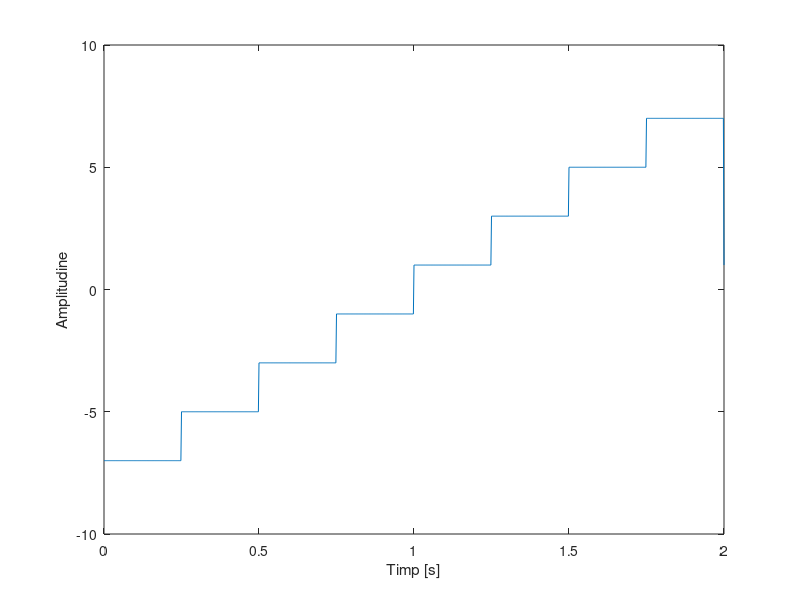
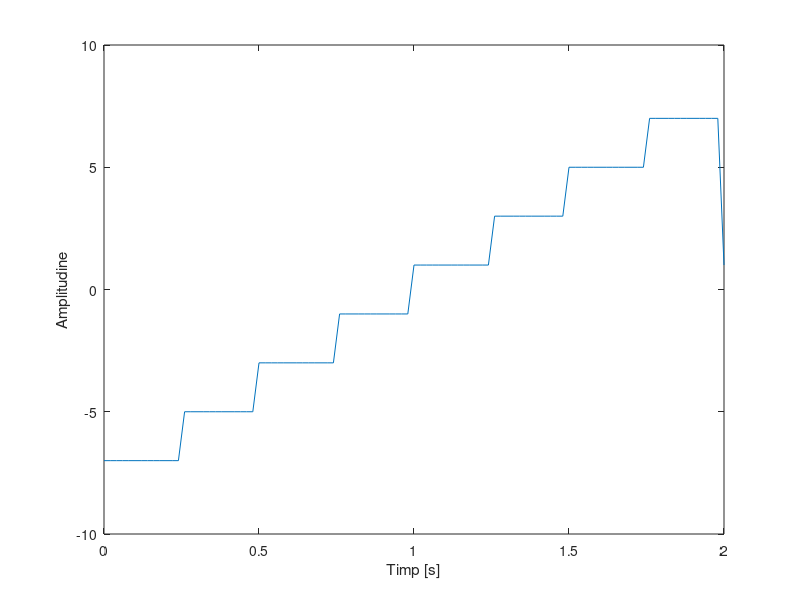
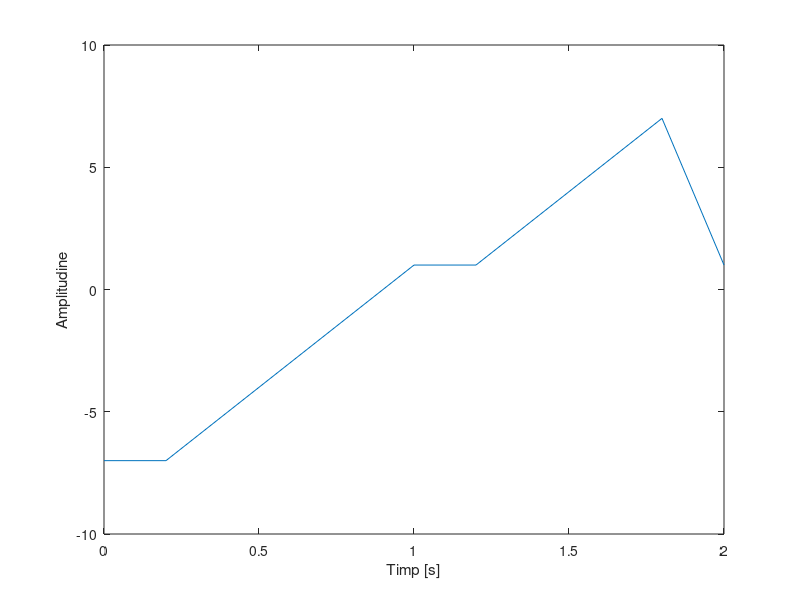

The MATLAB script that drew these images, in order:

f=4;
t=0:0.002:2
s=square(2*pi*f*t)
s(find(t>=0 & t<0.25))=-7;
s(find(t>=0.25 & t<0.5))=-5;
s(find(t>=0.5 & t<0.75))=-3;
s(find(t>=0.75 & t<1))=-1;
s(find(t>=1 & t<1.25))=1;
s(find(t>=1.25 & t<1.5))=3;
s(find(t>=1.5 & t<1.75))=5;
s(find(t>=1.75 & t<2))=7;

figure(1)
plot(t,s),grid
xlabel('Timp [s]'),ylabel('Amplitudine'),grid

f=4;
t=0:0.02:2
s=square(2*pi*f*t)
s(find(t>=0 & t<0.25))=-7;
s(find(t>=0.25 & t<0.5))=-5;
s(find(t>=0.5 & t<0.75))=-3;
s(find(t>=0.75 & t<1))=-1;
s(find(t>=1 & t<1.25))=1;
s(find(t>=1.25 & t<1.5))=3;
s(find(t>=1.5 & t<1.75))=5;
s(find(t>=1.75 & t<2))=7;

figure(2)
plot(t,s),grid
xlabel('Timp [s]'),ylabel('Amplitudine'),grid

f=4;
t=0:0.2:2
s=square(2*pi*f*t)
s(find(t>=0 & t<0.25))=-7;
s(find(t>=0.25 & t<0.5))=-5;
s(find(t>=0.5 & t<0.75))=-3;
s(find(t>=0.75 & t<1))=-1;
s(find(t>=1 & t<1.25))=1;
s(find(t>=1.25 & t<1.5))=3;
s(find(t>=1.5 & t<1.75))=5;
s(find(t>=1.75 & t<2))=7;
figure(3)
plot(t,s),grid
xlabel('Timp [s]'),ylabel('Amplitudine'),grid